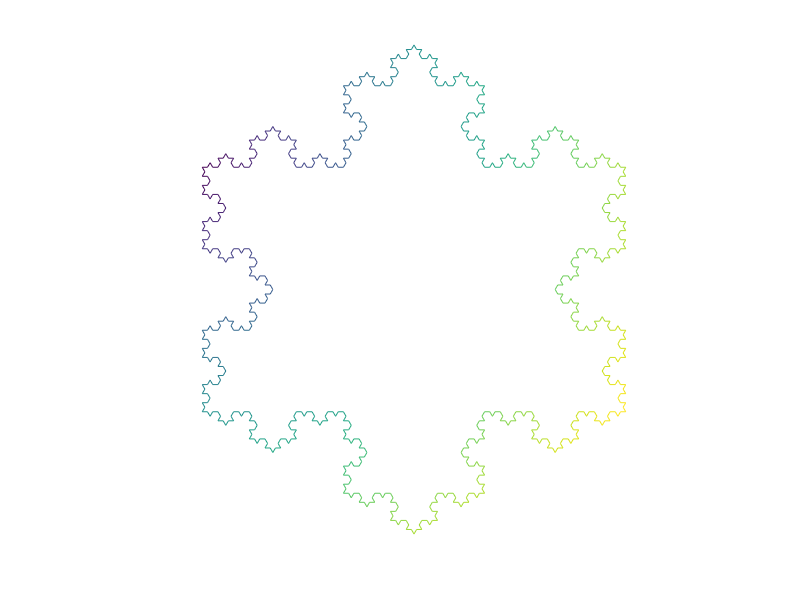

Source code (MATLAB):
function kochfractal
angle = [0, -2/3*pi, -2/3*pi];

l = 1;
iters=4;

for i = 1:iters
    l = l/3;
    angle1 = zeros([4*length(angle),1]);
    for j=1:length(angle)
        % insert the Koch generator here
        angle1(4*j-3:4*j) = [angle(j), pi/3, -2*pi/3, pi/3];
    end
    angle = angle1;
end

x = zeros([length(angle)+1, 1]);
y = x;
x(1) = 0; 
y(1) = 0;
phi = 0;

for i = 1:length(angle);
    phi = phi+angle(i);
    x(i+1) = x(i) + l * cos(phi);
    y(i+1) = y(i) + l * sin(phi);
end

h = patch(x,y,sqrt(x.^2+y.^2), 'edgecolor','interp','facecolor','none');
axis equal off
set(gcf,'color',[1 1 1]);
end